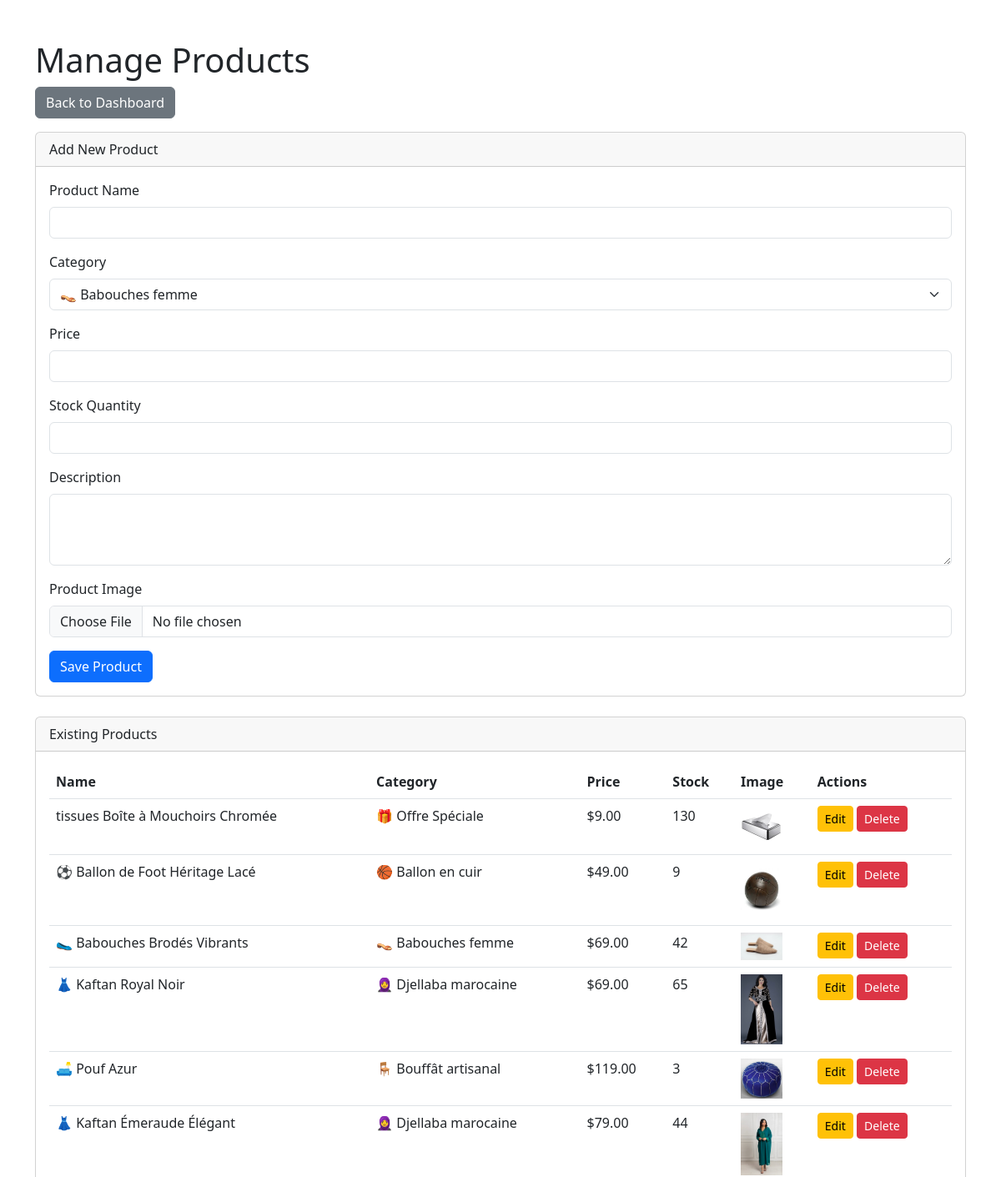
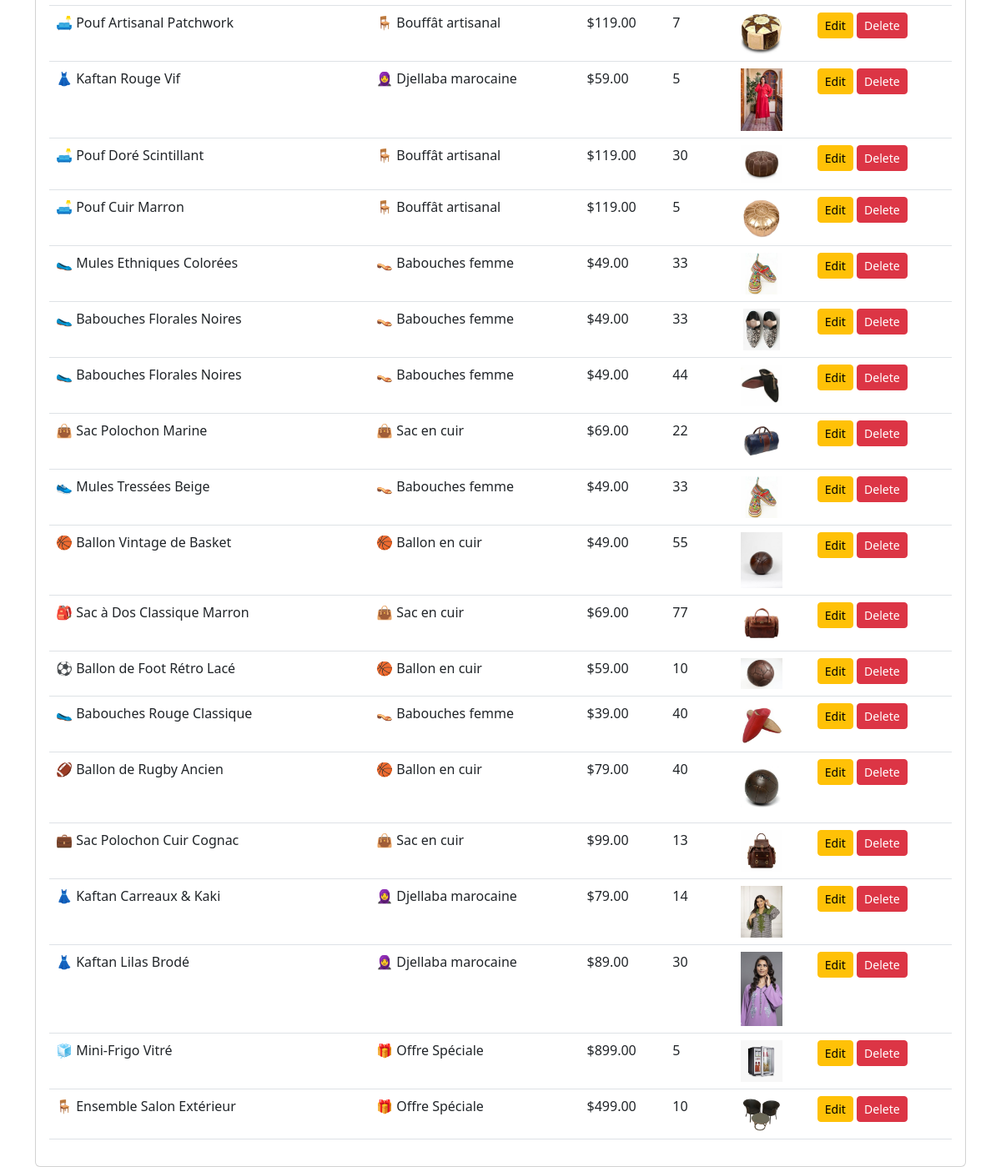
/admin/manage_products.php (signed in), run on the app's committed database (2 pictures, top to bottom).
### tables this page shows
CREATE TABLE `products` (
  `id` int(11) NOT NULL,
  `category_id` int(11) NOT NULL,
  `name` varchar(255) NOT NULL,
  `description` text NOT NULL,
  `price` decimal(10,2) NOT NULL,
  `stock_quantity` int(10) UNSIGNED NOT NULL DEFAULT 0,
  `image_url` varchar(255) DEFAULT 'default_product_image.png',
  `created_at` timestamp NOT NULL DEFAULT current_timestamp()
);

CREATE TABLE `categories` (
  `id` int(11) NOT NULL,
  `name` varchar(100) NOT NULL,
  `description` text DEFAULT NULL
);

### admin/manage_products.php (the view, shortened to what this page needs)
<?php
require '../includes/db_connect.php';
$edit_product = null;
$products = $pdo->query("SELECT p.*, c.name as category_name FROM products p JOIN categories c ON p.category_id = c.id ORDER BY p.created_at DESC")->fetchAll();
$categories = $pdo->query("SELECT * FROM categories ORDER BY name")->fetchAll();
?>
<!DOCTYPE html>
<html lang="en">
<head>
    <link href="https://cdn.jsdelivr.net/npm/bootstrap@5.3.0/dist/css/bootstrap.min.css" rel="stylesheet">
</head>
<body>
<div class="container mt-5">
    <h1>Manage Products</h1>
    <a href="dashboard.php" class="btn btn-secondary mb-3">Back to Dashboard</a>
    <div class="card mb-4">
        <div class="card-header"><?php echo $edit_product ? 'Edit Product' : 'Add New Product'; ?></div>
        <div class="card-body">
            <form action="manage_products.php" method="post" enctype="multipart/form-data">
                <div class="mb-3">
                    <label for="name" class="form-label">Product Name</label>
                    <input type="text" class="form-control" id="name" name="name" value="<?php echo $edit_product ? htmlspecialchars($edit_product['name']) : ''; ?>" required>
                </div>
                <div class="mb-3">
                    <label for="category" class="form-label">Category</label>
                    <select class="form-select" id="category" name="category_id" required>
                        <?php foreach ($categories as $category): ?>
                            <option value="<?php echo $category['id']; ?>" <?php echo ($edit_product && $category['id'] == $edit_product['category_id']) ? 'selected' : ''; ?>><?php echo htmlspecialchars($category['name']); ?></option>
                        <?php endforeach; ?>
                    </select>
                </div>
                <div class="mb-3">
                    <label for="price" class="form-label">Price</label>
                    <input type="number" step="0.01" class="form-control" id="price" name="price" value="<?php echo $edit_product ? htmlspecialchars($edit_product['price']) : ''; ?>" required>
                </div>
                <div class="mb-3">
                    <label for="stock" class="form-label">Stock Quantity</label>
                    <input type="number" class="form-control" id="stock" name="stock_quantity" value="<?php echo $edit_product ? htmlspecialchars($edit_product['stock_quantity']) : ''; ?>" required>
                </div>
                <div class="mb-3">
                    <label for="description" class="form-label">Description</label>
                    <textarea class="form-control" id="description" name="description" rows="3" required><?php echo $edit_product ? htmlspecialchars($edit_product['description']) : ''; ?></textarea>
                </div>
                <div class="mb-3">
                    <label for="image" class="form-label">Product Image</label>
                    <input type="file" class="form-control" id="image" name="image">
                </div>
                <button type="submit" class="btn btn-primary">Save Product</button>
            </form>
        </div>
    </div>
    <div class="card">
        <div class="card-header">Existing Products</div>
        <div class="card-body">
            <table class="table">
                <thead>
                    <tr>
                        <th>Name</th>
                        <th>Category</th>
                        <th>Price</th>
                        <th>Stock</th>
                        <th>Image</th>
                        <th>Actions</th>
                    </tr>
                </thead>
                <tbody>
                    <?php foreach ($products as $product): ?>
                    <tr>
                        <td><?php echo htmlspecialchars($product['name']); ?></td>
                        <td><?php echo htmlspecialchars($product['category_name']); ?></td>
                        <td>$<?php echo htmlspecialchars($product['price']); ?></td>
                        <td><?php echo htmlspecialchars($product['stock_quantity']); ?></td>
                        <td><img src="../images/products/<?php echo htmlspecialchars($product['image_url']); ?>" alt="<?php echo htmlspecialchars($product['name']); ?>" style="width: 50px; height: auto;"></td>
                        <td>
                            <a href="manage_products.php?edit_id=<?php echo $product['id']; ?>" class="btn btn-sm btn-warning">Edit</a>
                            <form action="manage_products.php" method="post" class="d-inline" onsubmit="return confirm('Are you sure you want to delete this product? This cannot be undone if the product is not part of any order.');">
                                <button type="submit" class="btn btn-sm btn-danger">Delete</button>
                            </form>
                        </td>
                    </tr>
                    <?php endforeach; ?>
                </tbody>
            </table>
        </div>
    </div>
</div>
</body>
</html>

### data on the page
products: name "tissues Boîte à Mouchoirs Chromée", category.name "🎁 Offre Spéciale", price "9.00", stock_quantity "130", image_url (picture)
products: name "⚽ Ballon de Foot Héritage Lacé", category.name "🏀 Ballon en cuir", price "49.00", stock_quantity "9", image_url (picture)
products: name "🥿 Babouches Brodés Vibrants", category.name "👡 Babouches femme", price "69.00", stock_quantity "42", image_url (picture)
products: name "👗 Kaftan Royal Noir", category.name "🧕 Djellaba marocaine", price "69.00", stock_quantity "65", image_url (picture)
products: name "🛋️ Pouf Azur", category.name "🪑 Bouffât artisanal", price "119.00", stock_quantity "3", image_url (picture)
products: name "👗 Kaftan Émeraude Élégant", category.name "🧕 Djellaba marocaine", price "79.00", stock_quantity "44", image_url (picture)
products: name "🛋️ Pouf Artisanal Patchwork", category.name "🪑 Bouffât artisanal", price "119.00", stock_quantity "7", image_url (picture)
products: name "👗 Kaftan Rouge Vif", category.name "🧕 Djellaba marocaine", price "59.00", stock_quantity "5", image_url (picture)
products: name "🛋️ Pouf Doré Scintillant", category.name "🪑 Bouffât artisanal", price "119.00", stock_quantity "30", image_url (picture)
products: name "🛋️ Pouf Cuir Marron", category.name "🪑 Bouffât artisanal", price "119.00", stock_quantity "5", image_url (picture)
products: name "🥿 Mules Ethniques Colorées", category.name "👡 Babouches femme", price "49.00", stock_quantity "33", image_url (picture)
products: name "🥿 Babouches Florales Noires", category.name "👡 Babouches femme", price "49.00", stock_quantity "33", image_url (picture)
products: name "🥿 Babouches Florales Noires", category.name "👡 Babouches femme", price "49.00", stock_quantity "44", image_url (picture)
products: name "👜 Sac Polochon Marine", category.name "👜 Sac en cuir", price "69.00", stock_quantity "22", image_url (picture)
products: name "👟 Mules Tressées Beige", category.name "👡 Babouches femme", price "49.00", stock_quantity "33", image_url (picture)
products: name "🏀 Ballon Vintage de Basket", category.name "🏀 Ballon en cuir", price "49.00", stock_quantity "55", image_url (picture)
products: name "🎒 Sac à Dos Classique Marron", category.name "👜 Sac en cuir", price "69.00", stock_quantity "77", image_url (picture)
products: name "⚽ Ballon de Foot Rétro Lacé", category.name "🏀 Ballon en cuir", price "59.00", stock_quantity "10", image_url (picture)
products: name "🥿 Babouches Rouge Classique", category.name "👡 Babouches femme", price "39.00", stock_quantity "40", image_url (picture)
products: name "🏈 Ballon de Rugby Ancien", category.name "🏀 Ballon en cuir", price "79.00", stock_quantity "40", image_url (picture)
products: name "💼 Sac Polochon Cuir Cognac", category.name "👜 Sac en cuir", price "99.00", stock_quantity "13", image_url (picture)
products: name "👗 Kaftan Carreaux & Kaki", category.name "🧕 Djellaba marocaine", price "79.00", stock_quantity "14", image_url (picture)
products: name "👗 Kaftan Lilas Brodé", category.name "🧕 Djellaba marocaine", price "89.00", stock_quantity "30", image_url (picture)
products: name "🧊 Mini-Frigo Vitré", category.name "🎁 Offre Spéciale", price "899.00", stock_quantity "5", image_url (picture)
products: name "🪑 Ensemble Salon Extérieur", category.name "🎁 Offre Spéciale", price "499.00", stock_quantity "10", image_url (picture)

### other printed values
form field category_id "👡 Babouches femme"
